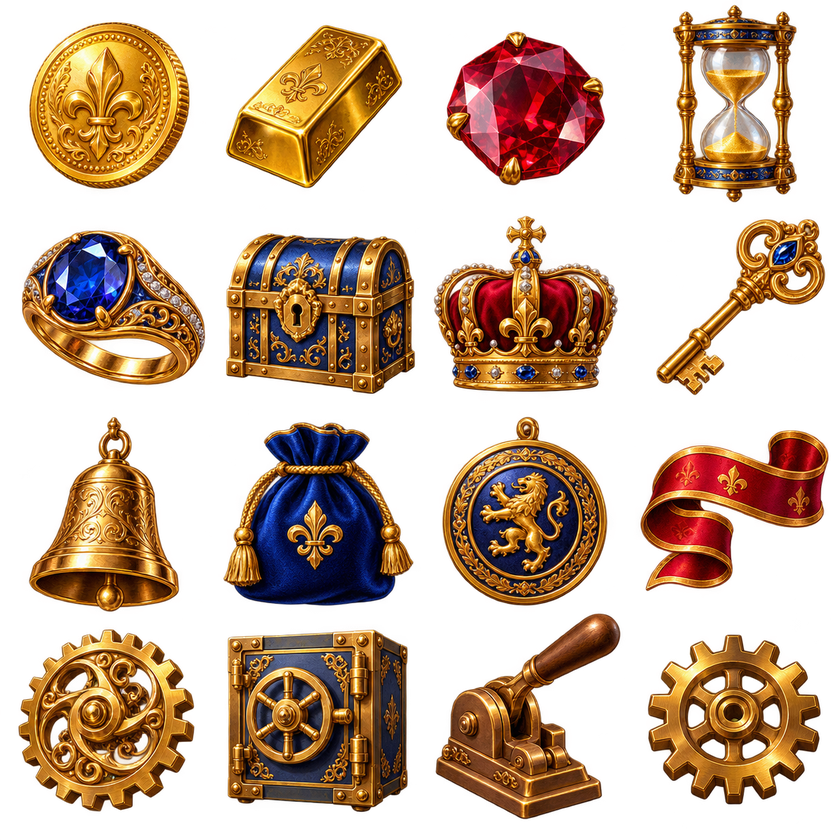
#> input picture 完整游戏模版/全游戏模版/F30_Clockwork_Fortune_v1.0.0/art-source/raw/symbols.png, 840 x 840 px, shrunk from 1254 x 1254 before the run, found by its file name
$ python symbol-cutout-test.py
#> lines starting #> are read from the running program, lines starting #| are printed output that depends on the picture; after the words box and inside, x2 and y2 are one past the last pixel; in counts of white or black regions, pixels touching at a corner belong together
"""Read-only audit of F38's native-alpha assets, not RGB-keyed legacy recrops.
Usage: python3 tools/symbol-cutout-test.py [REPORT_JSON]
"""
from pathlib import Path
from PIL import Image
import numpy as np
import json,sys,hashlib
from datetime import date
ROOT=Path(__file__).resolve().parents[1]
ART=ROOT/'assets/resources/art'
results=[]
def inspect(name,cols=1,rows=1,minimum=2):
#> called with name = 'symbols', cols = 4, rows = 4, minimum = 30
 path=ART/(name+'.png'); im=Image.open(path).convert('RGBA'); a=np.asarray(im)
#> in inspect, im is the input picture: PIL image 840x840 RGBA; mean R, G, B, A 71.3, 41.9, 20, 112.2
 assert im.width%cols==0 and im.height%rows==0,name
 w,h=im.width//cols,im.height//rows
#> w = 210; h = 210
 bounds=[]
 for i in range(cols*rows):
  tile=a[(i//cols)*h:(i//cols+1)*h,(i%cols)*w:(i%cols+1)*w]
  visible=tile[:,:,3]>8; ys,xs=np.where(visible);assert len(xs)>40,(name,i,'empty artwork')
  gutters=[int(xs.min()),int(ys.min()),int(w-1-xs.max()),int(h-1-ys.max())]
  assert min(gutters)>=minimum,(name,i,'art touches crop edge',gutters)
  # Emerald symbols intentionally contain saturated green. Assets have native
  # alpha, so RGB chroma-key tests would destroy the jewel rather than detect
  # background residue. Verify real alpha coverage/perimeters instead.
  assert float(visible.mean())<.94,(name,i,'opaque rectangular backdrop')
  assert np.all(tile[:minimum,:,3]<=8) and np.all(tile[-minimum:,:,3]<=8)
  assert np.all(tile[:,:minimum,3]<=8) and np.all(tile[:,-minimum:,3]<=8)
  # A portrait must not contain an opaque dark rectangular background.
  if name=='portraits':
   edge=np.concatenate([visible[0],visible[-1],visible[:,0],visible[:,-1]])
   assert not edge.any(),('opaque portrait background',i)
  if name.startswith(('heading-','award-title-','gala-title-')) or name=='gala-brand':
   # A title is a single authored connected relief, not fragments from a
   # neighboring row. This caught actual screenshot artifacts in the first atlas.
   seen=np.zeros(visible.shape,dtype=bool);components=[]
   for yy,xx in zip(*np.where(visible)):
    if seen[yy,xx]:continue
    seen[yy,xx]=True;stack=[(int(yy),int(xx))];pixels=0
    while stack:
     cy,cx=stack.pop();pixels+=1
     for ny,nx in ((cy-1,cx),(cy+1,cx),(cy,cx-1),(cy,cx+1)):
      if 0<=ny<h and 0<=nx<w and visible[ny,nx] and not seen[ny,nx]:seen[ny,nx]=True;stack.append((ny,nx))
    components.append(pixels)
   assert sum(n>80 for n in components)==1,(name,'neighboring-title spill',components)
  bounds.append({'cell':i,'transparentGutters':gutters,'visiblePixels':int(visible.sum())})
#> this loop made 1 pass
#> gutters on pass 1: [29, 22, 20, 19]
#> pass 1, in inspect, `tile=a[(i//cols)*h:(i//cols+1)*h,(i%cols)*w:(i%cols+1)*w]`:
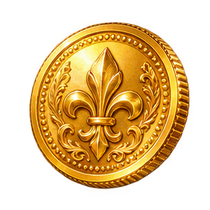
#> tile: shape (210, 210, 4); mean R, G, B, A 106.8, 72, 18.2, 119.3; transparent parts drawn white
#> pass 1, in inspect, `visible = tile[:, :, 3] > 8`:
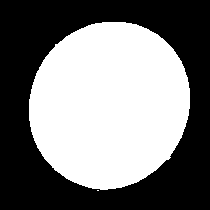
#> visible: shape (210, 210) bool; 48.1% white; 2 white regions (1 under 20 px), largest, box (x1, y1, x2, y2) and area: (29, 22, 190, 190) 21227
#> after the loop, bounds = []
 results.append({'name':name,'width':im.width,'height':im.height,'sha256':hashlib.sha256(path.read_bytes()).hexdigest(),'cells':bounds})
#> (the run stopped early here; a loop or call above may not have finished)
